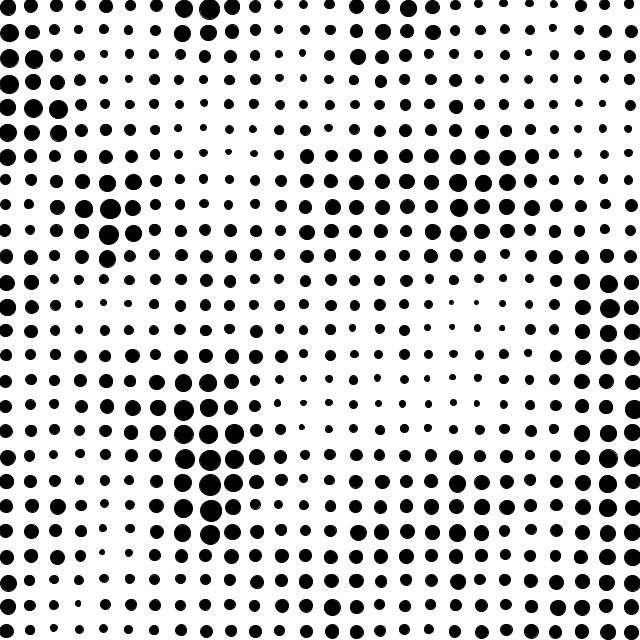
Frame 1 (no input)
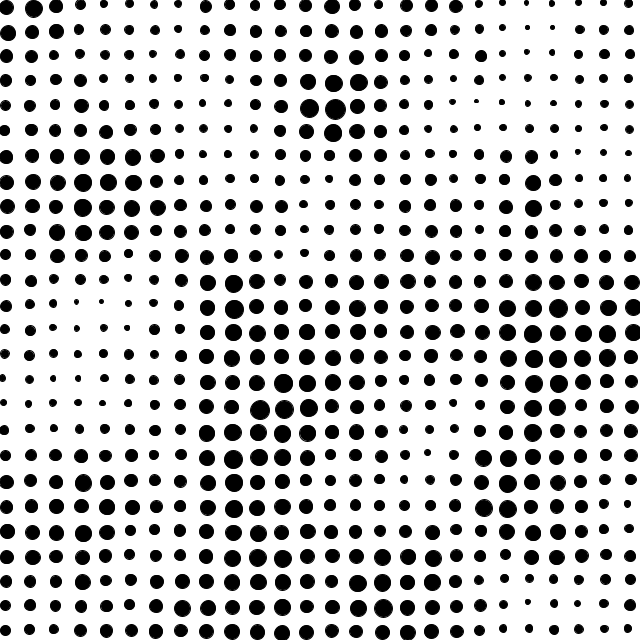
Frame 60 (the mouse pressed at the canvas centre just before this capture)
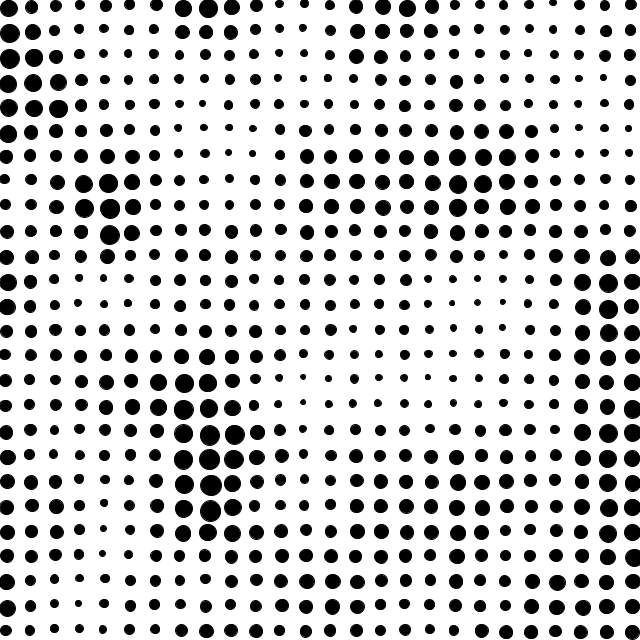
Frame 120 (the mouse held since frame 60 and released just before this capture)

The Processing sketch that drew these frames (run headless with seeded random() and noise(); from frame 60 on, the mouse is pressed at the canvas centre):

// Processing sketch: Noise2d
// ── Noise2d.pde
float startX = 0;
float startY = 0;

void setup() {
  size(640, 640);
}

void draw() {
  background(255);
  ellipseMode(CORNER);
  
  float xoff = startX;
  for (int x = 0; x < width; x++) {
    float yoff = startY;
    for (int y = 0; y < height; y++) {
      float size = map(noise(xoff, yoff), 0, 1, 1, 25);
      if(x % 25 == 0 && y % 25 == 0){
        fill(0);
        ellipse(x + random(-1, 1), y + random(-1, 1), size, size);
      }
      yoff+= 0.01;
    }
    xoff+= 0.01;
  }
  
  startX+= map(cos(TWO_PI * frameCount / 240), -1, 1, -0.1, 0.1);
  startY+= map(cos(TWO_PI * frameCount / 120), -1, 1, 0.1, -0.1);
}
